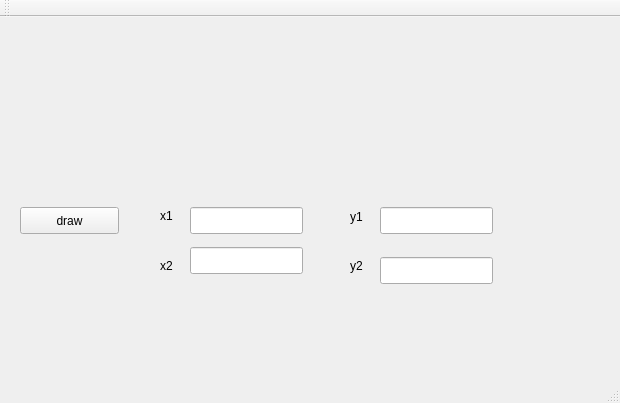
<?xml version="1.0" encoding="UTF-8"?>
<ui version="4.0">
 <class>MainWindow</class>
 <widget class="QMainWindow" name="MainWindow">
  <property name="geometry">
   <rect>
    <x>0</x>
    <y>0</y>
    <width>620</width>
    <height>403</height>
   </rect>
  </property>
  <property name="windowTitle">
   <string>MainWindow</string>
  </property>
  <widget class="QWidget" name="centralWidget">
   <widget class="glWidget" name="widget" native="true">
    <property name="geometry">
     <rect>
      <x>20</x>
      <y>0</y>
      <width>581</width>
      <height>171</height>
     </rect>
    </property>
   </widget>
   <widget class="QPushButton" name="pushButton">
    <property name="geometry">
     <rect>
      <x>20</x>
      <y>190</y>
      <width>99</width>
      <height>27</height>
     </rect>
    </property>
    <property name="text">
     <string>draw</string>
    </property>
   </widget>
   <widget class="QLineEdit" name="x1in">
    <property name="geometry">
     <rect>
      <x>190</x>
      <y>190</y>
      <width>113</width>
      <height>27</height>
     </rect>
    </property>
   </widget>
   <widget class="QLineEdit" name="y1in">
    <property name="geometry">
     <rect>
      <x>380</x>
      <y>190</y>
      <width>113</width>
      <height>27</height>
     </rect>
    </property>
   </widget>
   <widget class="QLineEdit" name="x2in">
    <property name="geometry">
     <rect>
      <x>190</x>
      <y>230</y>
      <width>113</width>
      <height>27</height>
     </rect>
    </property>
   </widget>
   <widget class="QLineEdit" name="y2in">
    <property name="geometry">
     <rect>
      <x>380</x>
      <y>240</y>
      <width>113</width>
      <height>27</height>
     </rect>
    </property>
   </widget>
   <widget class="QLabel" name="label">
    <property name="geometry">
     <rect>
      <x>160</x>
      <y>190</y>
      <width>31</width>
      <height>17</height>
     </rect>
    </property>
    <property name="text">
     <string>x1</string>
    </property>
   </widget>
   <widget class="QLabel" name="label_2">
    <property name="geometry">
     <rect>
      <x>160</x>
      <y>240</y>
      <width>31</width>
      <height>17</height>
     </rect>
    </property>
    <property name="text">
     <string>x2</string>
    </property>
   </widget>
   <widget class="QLabel" name="label_3">
    <property name="geometry">
     <rect>
      <x>350</x>
      <y>190</y>
      <width>31</width>
      <height>20</height>
     </rect>
    </property>
    <property name="text">
     <string>y1</string>
    </property>
   </widget>
   <widget class="QLabel" name="label_4">
    <property name="geometry">
     <rect>
      <x>350</x>
      <y>240</y>
      <width>31</width>
      <height>17</height>
     </rect>
    </property>
    <property name="text">
     <string>y2</string>
    </property>
   </widget>
  </widget>
  <widget class="QMenuBar" name="menuBar">
   <property name="geometry">
    <rect>
     <x>0</x>
     <y>0</y>
     <width>620</width>
     <height>25</height>
    </rect>
   </property>
  </widget>
  <widget class="QToolBar" name="mainToolBar">
   <attribute name="toolBarArea">
    <enum>TopToolBarArea</enum>
   </attribute>
   <attribute name="toolBarBreak">
    <bool>false</bool>
   </attribute>
  </widget>
  <widget class="QStatusBar" name="statusBar"/>
 </widget>
 <layoutdefault spacing="6" margin="11"/>
 <customwidgets>
  <customwidget>
   <class>glWidget</class>
   <extends>QWidget</extends>
   <header location="global">glwidget.h</header>
   <container>1</container>
  </customwidget>
 </customwidgets>
 <resources/>
 <connections/>
</ui>
